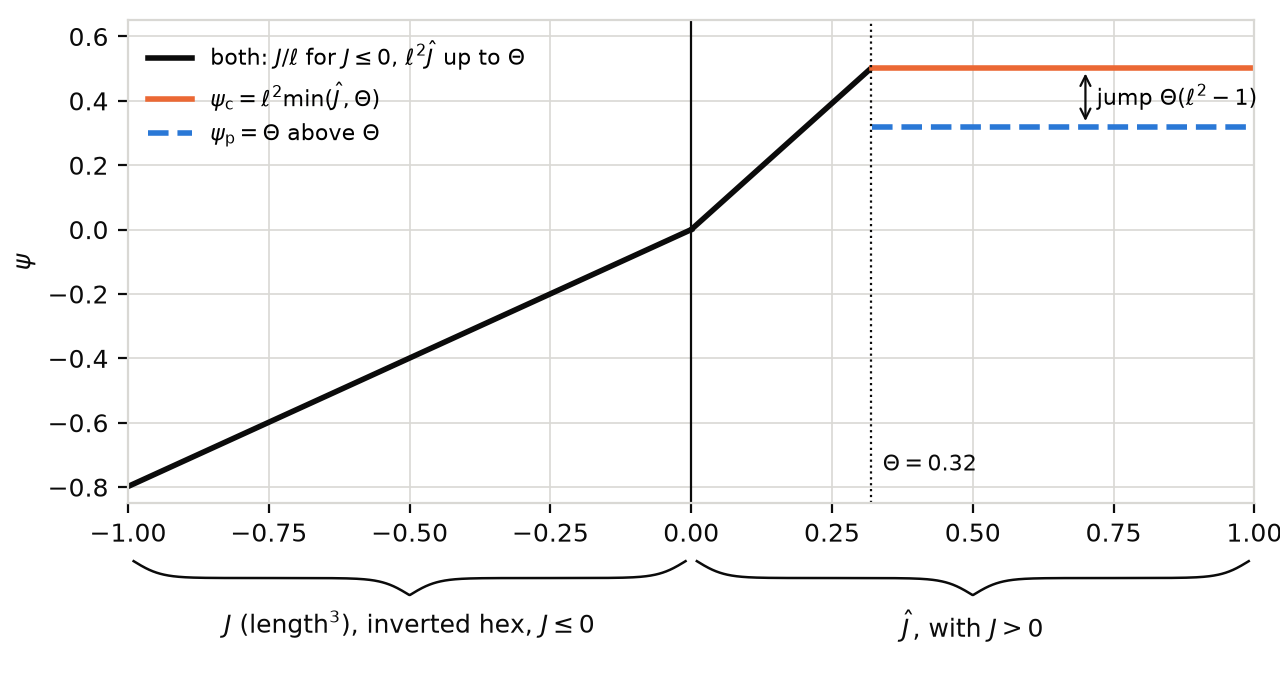

Recreate this plot in Python.
"""Plots the per-hex term psi for the HexOpt note on one axis: psi against J
for an inverted hex (J <= 0), then psi_p and psi_c against J-hat for J > 0.
Braces under the axis mark the two domains.

uv run --with numpy --with matplotlib python hexopt_psi.py
"""
import sys

import matplotlib
matplotlib.use("agg")
import matplotlib.pyplot as plt
import matplotlib.transforms as transforms
import numpy as np

PAPER, CONSPIRE, INK, GRID = "#2a78d6", "#eb6834", "#0b0b0b", "#d9d8d4"
plt.rcParams.update({"font.size": 9, "axes.edgecolor": GRID, "axes.labelcolor": INK,
                     "xtick.color": INK, "ytick.color": INK, "axes.grid": True,
                     "grid.color": GRID, "grid.linewidth": 0.6})


def brace_draw(*, ax, x0, x1, y, height, label):
    """Draws an underbrace from x0 to x1 in data units, hanging from height y
    in axes units, with its point at the middle."""
    trans = transforms.blended_transform_factory(ax.transData, ax.transAxes)
    t = np.linspace(0.0, 0.5, 300)
    k = 40.0
    half = 1.0 / (1.0 + np.exp(-k * t)) + 1.0 / (1.0 + np.exp(-k * (t - 0.5)))
    curve = np.concatenate([half, half[::-1]])
    curve = (curve - curve.min()) / (curve.max() - curve.min())
    x = np.linspace(x0, x1, curve.size)
    ax.plot(x, y - height * curve, color=INK, lw=0.9, transform=trans, clip_on=False)
    ax.text((x0 + x1) / 2, y - height - 0.03, label, ha="center", va="top",
            transform=trans, color=INK)


theta, ell = 0.32, 1.253
fig, ax = plt.subplots(figsize=(6.4, 3.4))

j = np.linspace(-1.0, 0.0, 50)
ax.plot(j, j / ell, color=INK, lw=2, label=r"both: $J/\ell$ for $J \leq 0$, $\ell^2 \hat J$ up to $\Theta$")
jh = np.linspace(0.0, 1.0, 400)
below = jh <= theta
ax.plot(jh[below], ell**2 * jh[below], color=INK, lw=2)
ax.plot(jh[~below], np.full((~below).sum(), theta * ell**2), color=CONSPIRE, lw=2,
        label=r"$\psi_{\mathrm{c}} = \ell^2 \min(\hat J, \Theta)$")
ax.plot(jh[~below], np.full((~below).sum(), theta), color=PAPER, lw=2, ls="--",
        label=r"$\psi_{\mathrm{p}} = \Theta$ above $\Theta$")
ax.axvline(0.0, color=INK, lw=0.8)
ax.axvline(theta, color=INK, lw=0.8, ls=":")
ax.text(theta + 0.02, -0.75, r"$\Theta = 0.32$", color=INK, fontsize=8)
ax.annotate("", xy=(0.7, theta), xytext=(0.7, theta * ell**2),
            arrowprops=dict(arrowstyle="<->", color=INK, lw=0.8))
ax.text(0.72, theta * (1 + ell**2) / 2, r"jump $\Theta(\ell^2 - 1)$", va="center", fontsize=8)
ax.set_xlim(-1.0, 1.0)
ax.set_ylim(-0.85, 0.65)
ax.set_ylabel(r"$\psi$")
ax.legend(frameon=False, loc="upper left", fontsize=8)
brace_draw(ax=ax, x0=-0.99, x1=-0.01, y=-0.12, height=0.07,
           label=r"$J$ (length$^3$), inverted hex, $J \leq 0$")
brace_draw(ax=ax, x0=0.01, x1=0.99, y=-0.12, height=0.07,
           label=r"$\hat J$, with $J > 0$")
fig.subplots_adjust(left=0.1, right=0.98, top=0.97, bottom=0.26)
out = sys.argv[1] if len(sys.argv) > 1 else "hexopt_psi.pdf"
fig.savefig(out, dpi=200)
